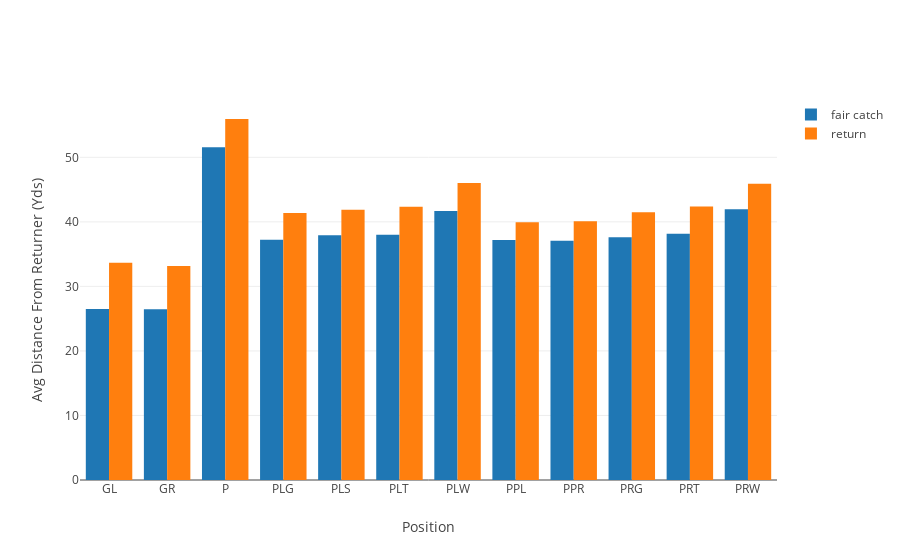

This figure's notebook cell:
### Code cell
#Create a grouped bar graph to show the avg distance from the returner for each coverage position by return vs fair catch
#Group inside and outside gunners into left and right
cov_ret_df = cov_ret_df.replace('GLi', 'GL').replace('GLo', 'GL').replace('GRi', 'GR').replace('GRo', 'GR')

pos_grouped_df = cov_ret_df.groupby(['cov_Role', 'outcome'], as_index=False)['dis_from_ret'].agg({'mean_dist':np.mean,
                                                                                                  'count': 'count'})
                                                                                                  
pos_grouped_df = pos_grouped_df.loc[(pos_grouped_df.cov_Role != 'PPLi') & \
                                    (pos_grouped_df.cov_Role != 'PPLo') & \
                                    (pos_grouped_df.cov_Role != 'PC') & \
                                    (pos_grouped_df.cov_Role != 'Go')]

trace1 = go.Bar(
        x=pos_grouped_df.loc[pos_grouped_df.outcome == 'fair_catch']['cov_Role'],
        y=pos_grouped_df.loc[pos_grouped_df.outcome == 'fair_catch']['mean_dist'],
        name='fair catch'
    )

trace2 = go.Bar(
        x=pos_grouped_df.loc[pos_grouped_df.outcome == 'return']['cov_Role'],
        y=pos_grouped_df.loc[pos_grouped_df.outcome == 'return']['mean_dist'],
        name='return'
    )

data = [trace1, trace2]
layout = go.Layout(
    barmode='group',
    xaxis=dict(title='Position'),
    yaxis= dict(title='Avg Distance From Returner (Yds)')
)

fig=go.Figure(data=data, layout=layout)
iplot(fig, filename='grouped-bar')

### Figure 1 — Plotly figure (JSON) as saved in the notebook; plotly's stock layout.template omitted (floating-point values rounded to 4 significant figures)
{"data": [{"name": "fair catch", "type": "bar", "uid": "767f7c71-9a2c-425a-9de8-7ffeaea500e4", "x": ["GL", "GR", "P", "PLG", "PLS", "PLT", "PLW", "PPL", "PPR", "PRG", "PRT", "PRW"], "y": [26.48, 26.44, 51.55, 37.21, 37.94, 37.99, 41.7, 37.19, 37.06, 37.6, 38.16, 41.96]}, {"name": "return", "type": "bar", "uid": "1d4d5425-619d-4cb0-baf9-dc7cd50a3e82", "x": ["GL", "GR", "P", "PLG", "PLS", "PLT", "PLW", "PPL", "PPR", "PRG", "PRT", "PRW"], "y": [33.66, 33.18, 55.94, 41.38, 41.86, 42.33, 46.01, 39.94, 40.1, 41.48, 42.38, 45.9]}], "layout": {"barmode": "group", "xaxis": {"title": "Position"}, "yaxis": {"title": "Avg Distance From Returner (Yds)"}}}
